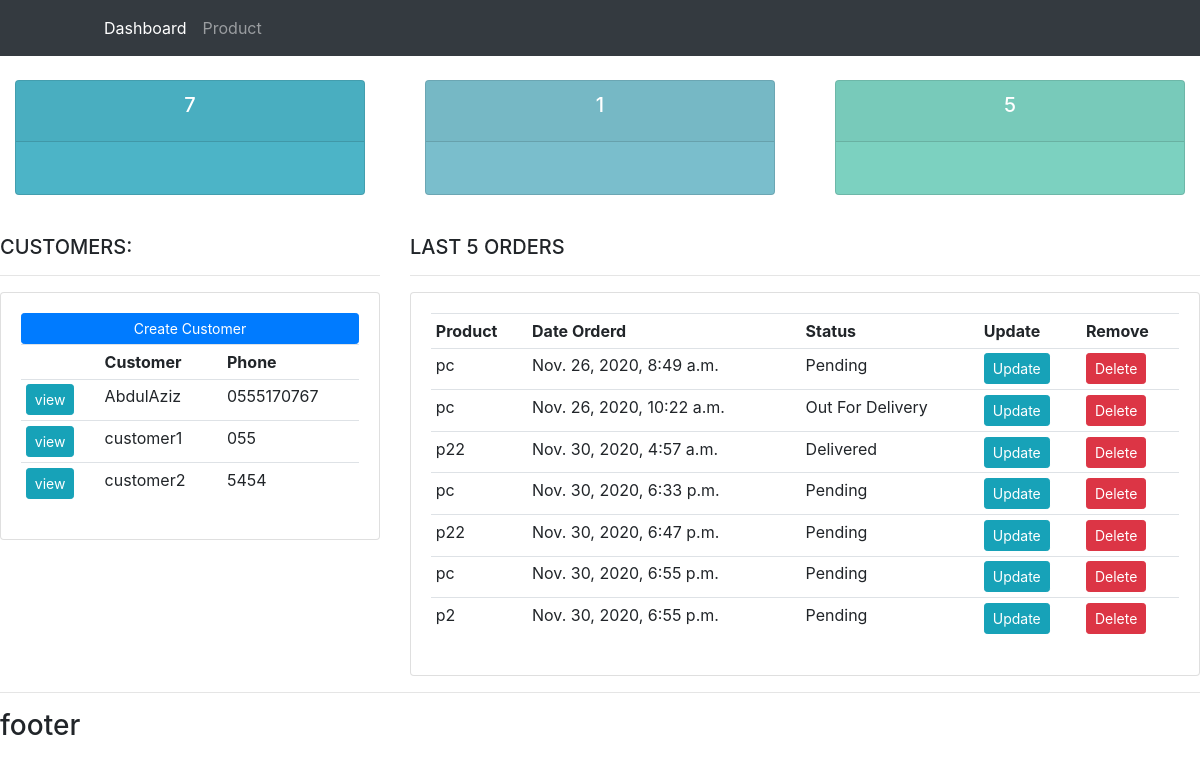
/, run on an earlier commit of the app's database.
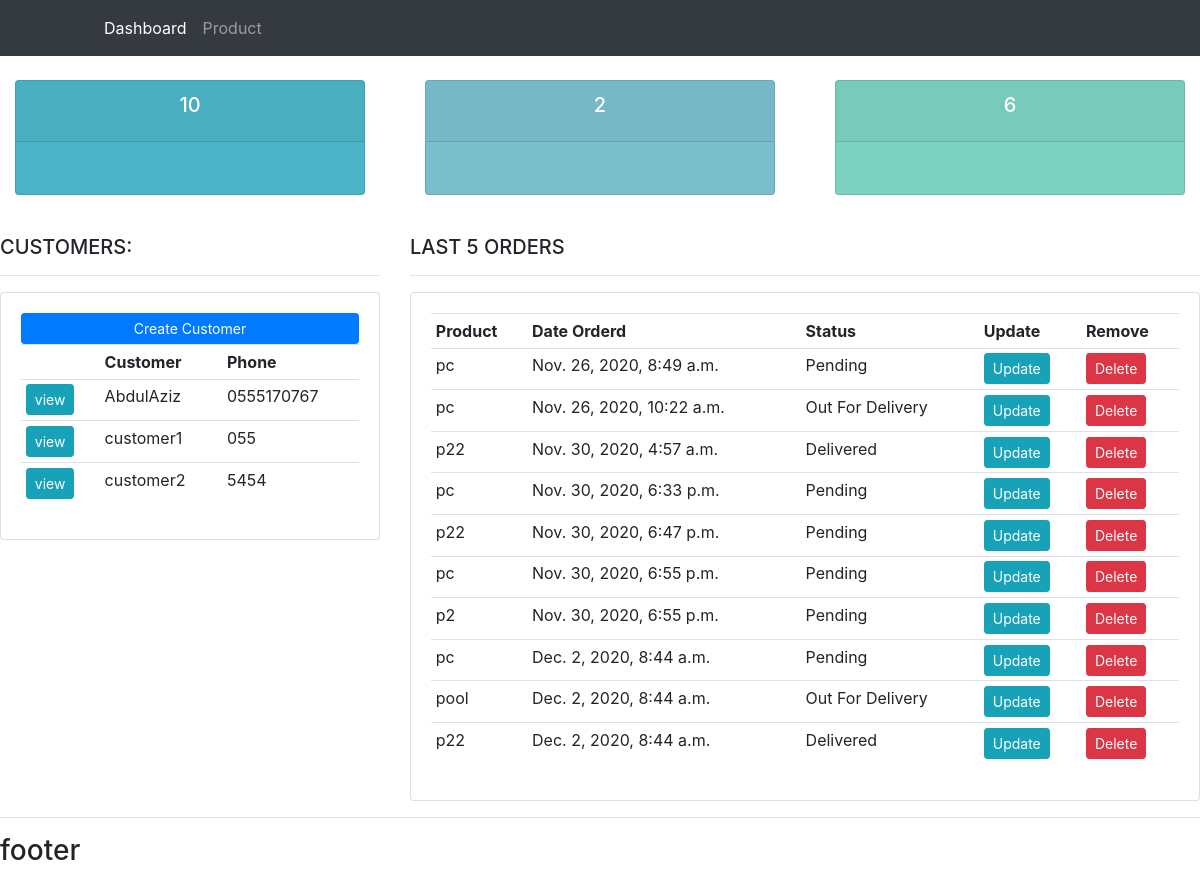
And on a later commit of the database.
### accounts/models.py (models this page shows, shortened)
class Customer(models.Model):
    name = models.CharField(max_length=20,null=True)
    phone = models.CharField(max_length=20,null=True)
    email = models.EmailField(max_length=50,null=True)
    date_created = models.DateTimeField(auto_now_add=True)

class Order(models.Model):
    STATUS=(
        ('Pending','Pending'),
        ('Out For Delivery','Out For Delivery'),
        ('Delivered','Delivered'),
    )
    customer = models.ForeignKey(Customer,null=True, on_delete=models.SET_NULL)
    product = models.ForeignKey(Product,null=True, on_delete=models.SET_NULL)
    status = models.CharField(max_length = 150,null=True,choices=STATUS)
    date_created = models.DateTimeField(auto_now_add=True,null=True)
    note = models.CharField(max_length=1000,null=True)

class Product(models.Model):
    CATEGORY=(
        ('Indoor','Indoor'),
        ('Outdoor','Outdoor'),
    )
    name = models.CharField(max_length = 200,null=True)
    price = models.FloatField(null=True)
    category = models.CharField(max_length = 200,null=True,choices=CATEGORY)
    description = models.CharField(max_length = 200,null=True,blank=True)
    date_created = models.DateTimeField(auto_now_add=True,null=True)
    tags = models.ManyToManyField(Tag)
    def __str__(self):
        return self.name

### accounts/views.py (the view)
# urls.py: path('', views.home, name='home'),
def home(request):
    orders = Order.objects.all()
    customers = Customer.objects.all()
    total_customers = customers.count()
    total_order = orders.count()
    delivered = orders.filter(status='Delivered').count()
    pinding  = orders.filter(status='Pending').count()
    context = {
        'orders' :orders,
        'customers' :customers,
        'total_customers':total_customers,
        'total_order':total_order,
        'delivered':delivered,
        'pinding':pinding,
        }
    return render(request,'accounts/dashboard.html', context)

### templates/accounts/dashboard.html
{%  extends 'accounts/main.html' %}
{% block content %}
{%  include 'accounts/status.html' %}
<br>
<div class="row">
	<div class="col-md-4">
		<h5>CUSTOMERS:</h5>
		<hr>
		<div class="card card-body">
			<a class="btn btn-primary  btn-sm btn-block" href="">Create Customer</a>
			<table class="table table-sm">
				<tr>
					<th></th>
					<th>Customer</th>
					<th>Phone</th>
				</tr>
				{% for customer in customers %}
					<tr>
						<td><a class="btn btn-sm btn-info" href="{% url 'customer' customer.id %}">view</a></td>
						<td>{{customer.name}}</td>
						<td>{{customer.phone}}</td>
					</tr>
				{% endfor %}
			</table>
		</div>
	</div>
	<div class="col-md-8">
		<h5>LAST 5 ORDERS</h5>
		<hr>
		<div class="card card-body">
			<table class="table table-sm">
				<tr>
					<th>Product</th>
					<th>Date Orderd</th>
					<th>Status</th>
					<th>Update</th>
					<th>Remove</th>
				</tr>
				{% for order in orders %}
					<tr>
						<td>{{order.product}}</td>
						<td>{{order.date_created}}</td>
						<td>{{order.status}}</td>
						<td><a class="btn btn-sm btn-info" href="{% url 'update_order' order.id %}">Update</a></td>
						<td><a class="btn btn-sm btn-danger" href="{% url 'delete_order' order.id %}">Delete</a></td>
					</tr>
				{% endfor %}
			</table>
		</div>
	</div>
</div>
{% endblock %}

What changed in the data, as far as the page shows it:
added Order: product "pc", date_created "Dec. 2, 2020, 8:44 a.m.", status "Pending"
added Order: product "pool", date_created "Dec. 2, 2020, 8:44 a.m.", status "Out For Delivery"
added Order: product "p22", date_created "Dec. 2, 2020, 8:44 a.m.", status "Delivered"
Also different on the page:
{{ total_order }}: "7" → "10"
{{ delivered }}: "1" → "2"
{{ pinding }}: "5" → "6"
